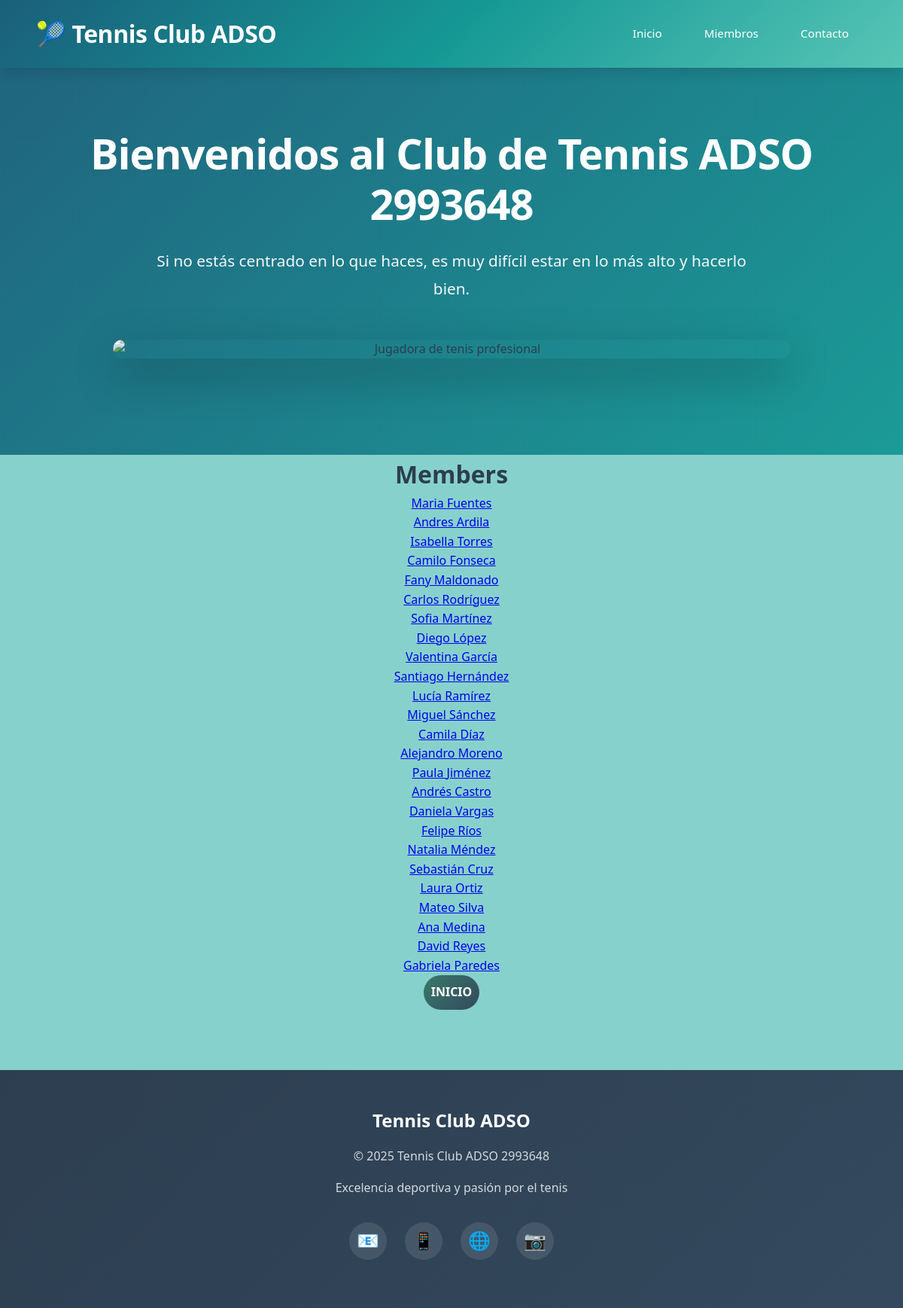
The page /members/ on the database its author committed.
### members/models.py (models this page shows, shortened)
class Member(models.Model):
    firstname = models.CharField(max_length=255)
    lastname = models.CharField(max_length=255)
    phone = models.IntegerField(null=True)
    joined_date = models.DateField(null=True)
    email = models.EmailField(max_length=255, null=True)
    gender = models.CharField(max_length=100, null=True)
    registration_time = models.DateTimeField(auto_now_add=True, null=True)

### members/views.py (the view)
# urls.py: path("members/", views.members, name="members"),
def members(request):
    mymembers = Member.objects.all().values()
    template = loader.get_template("all_members.html")
    context = {
        "mymembers": mymembers,
    }
    return HttpResponse(template.render(context, request))

### members/templates/all_members.html (shortened to what this page needs)
{% extends "master.html" %}
{% block content %}
<center>
<h1>Members</h1>
<ul>
    {% for x in mymembers %}
        <li><a href="details/{{ x.id }}">{{ x.firstname }} {{ x.lastname }}</a></li>
        {% endfor %}
</ul>
<a href="/" class="cta-button">INICIO</a>
</center>
{% endblock %}

### members/static/mystyles.css (style rules this page uses)
* { margin: 0; padding: 0; box-sizing: border-box; }
body { font-family: 'Segoe UI', Tahoma, Geneva, Verdana, sans-serif; line-height: 1.6; color: #2c3e50; background-color: #f8f9fa; }
.cta-button { display: inline-block; background: linear-gradient(135deg, #397a69 0%, #34495e 100%); color: white; padding: 10px; text-decoration: none; border-radius: 25px; font-weight: bold; transition: all 0.3s ease; box-shadow: 0 4px 15px #36495d 100%; }

### mystaticfiles/myglobal.css (style rules this page uses)
body { background-color: rgb(135, 209, 204); }

### rows shown on the page
Member: firstname "Maria", lastname "Fuentes"
Member: firstname "Andres", lastname "Ardila"
Member: firstname "Isabella", lastname "Torres"
Member: firstname "Camilo", lastname "Fonseca"
Member: firstname "Fany", lastname "Maldonado"
Member: firstname "Carlos", lastname "Rodríguez"
Member: firstname "Sofia", lastname "Martínez"
Member: firstname "Diego", lastname "López"
Member: firstname "Valentina", lastname "García"
Member: firstname "Santiago", lastname "Hernández"
Member: firstname "Lucía", lastname "Ramírez"
Member: firstname "Miguel", lastname "Sánchez"
Member: firstname "Camila", lastname "Díaz"
Member: firstname "Alejandro", lastname "Moreno"
Member: firstname "Paula", lastname "Jiménez"
Member: firstname "Andrés", lastname "Castro"
Member: firstname "Daniela", lastname "Vargas"
Member: firstname "Felipe", lastname "Ríos"
Member: firstname "Natalia", lastname "Méndez"
Member: firstname "Sebastián", lastname "Cruz"
Member: firstname "Laura", lastname "Ortiz"
Member: firstname "Mateo", lastname "Silva"
Member: firstname "Ana", lastname "Medina"
Member: firstname "David", lastname "Reyes"
Member: firstname "Gabriela", lastname "Paredes"
